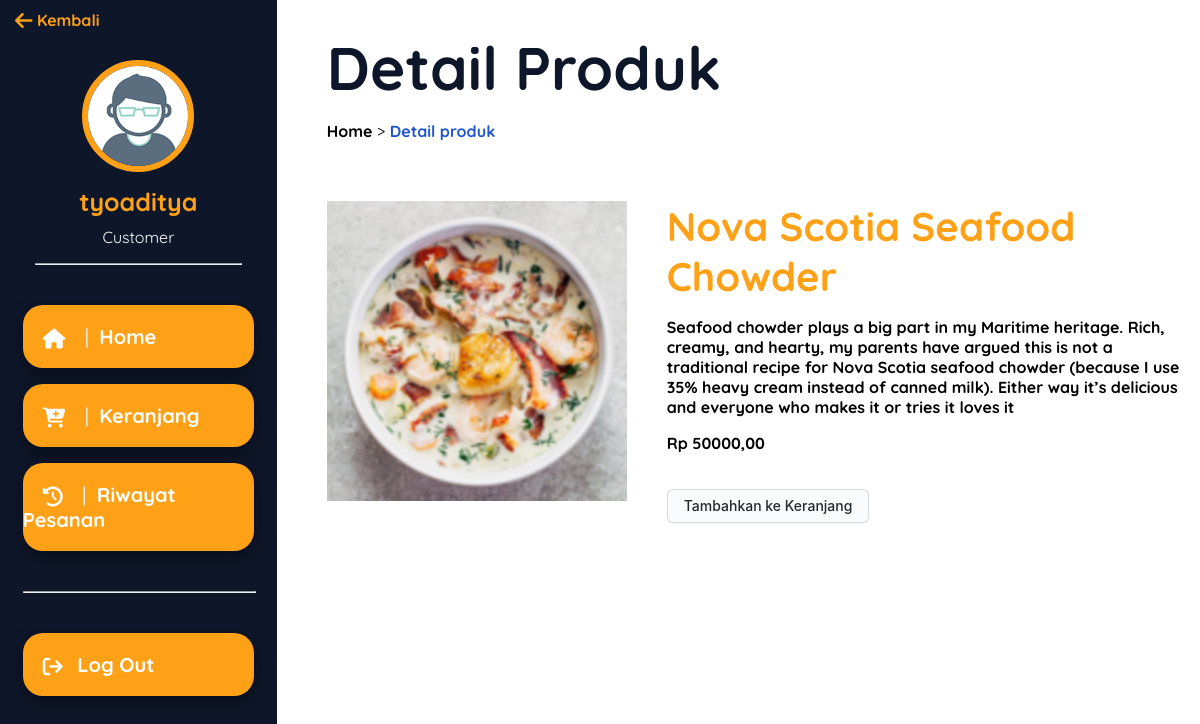
The page /customer/detailProduk.php?idProduk=2 (signed in) on the database its author committed.
### tables this page shows
CREATE TABLE `produk` (
  `idProduk` int(11) NOT NULL,
  `namaProduk` varchar(200) NOT NULL,
  `hargaProduk` int(11) NOT NULL,
  `statusProduk` enum('Tersedia','Habis') NOT NULL,
  `kategoriProduk` enum('Makanan','Minuman') NOT NULL,
  `gambarProduk` varchar(150) NOT NULL,
  `deskripsiProduk` varchar(300) NOT NULL,
  `tglUpload` timestamp NOT NULL DEFAULT current_timestamp()
);

### lib/functions.php (called while the page is built, shortened)
<?php
$conn = mysqli_connect("localhost", "root", "", "uas_pemweb");
function query($query)
{
	global $conn;
	$result = mysqli_query($conn, $query);
	$rows = [];
	while ($row = mysqli_fetch_assoc($result)) {
		$rows[] = $row;
	}
	return $rows;
}

### customer/detailProduk.php (the view, shortened to what this page needs)
<?php
require '../lib/functions.php';
$idProduk = $_GET["idProduk"];
$produk = query("SELECT * FROM produk WHERE idProduk = $idProduk")[0];
?>
<!DOCTYPE html>
<html lang="en">
<head>
    <link rel="stylesheet" href="../css/cust.css">
    <link rel="stylesheet" href="https://cdnjs.cloudflare.com/ajax/libs/font-awesome/6.1.1/css/all.min.css">
</head>
<body>
    <div class="container">
        <aside>
            <div class="customer">
                <a href="customer.php"><i class="fa-solid fa-lg fa-arrow-left"></i> Kembali</a>
            </div>
            <div class="user-info">
                <img src="../img/profile.png" class="profile-picture" width="100px">
                <p id="profile-nama"><?= $_SESSION['username'] ?></p>
                <p id="profile-role"><?= $_SESSION['role'] ?></p>
            </div>
            <hr style="width: 80%;">
            <div class="aside-menu">
                <div class="menu">
                    <i class="fa-solid fa-lg fa-house"></i>
                    <a href="halamanUser.php"><span style=" font-weight: lighter; margin: 0 5px;"> | </span> Home</a>
                </div>
                <div class="menu">
                    <i class="fa-solid fa-lg fa-cart-plus"></i>
                    <a href="keranjang.php?username=<?= $_SESSION['username']; ?>"><span
                            style=" font-weight: lighter; margin: 0 5px;"> | </span> Keranjang</a>
                </div>
                <div class="menu">
                    <i class="fa-solid fa-lg fa-clock-rotate-left"></i>
                    <a href="pesanan.php?username=<?= $_SESSION['username']; ?>"><span
                            style=" font-weight: lighter; margin: 0 5px;"> | </span> Riwayat
                        Pesanan</a>
                </div>
                <hr style="width: 100%; margin: 40px 0;">
                <div class="menu">
                    <i class="fa-solid fa-arrow-right-from-bracket fa-lg"></i>
                    <a href="../lib/logout.php">Log Out</a>
                </div>
            </div>
        </aside>
        <main>
            <h1>Detail Produk</h1>
            <div class="navbar">
                <p>
                    <a href="halamanUser.php">Home</a> > <a href="#" style="color: #2155cd;">Detail produk</a>
                </p>
            </div>
            <section>
                <form action="" method="POST">
                    <div class="detail-produk">
                        <div class="detail-img">
                            <img class="detail-img" src="../img/<?= $produk['gambarProduk']; ?>">
                        </div>
                        <div class="detail-content">
                            <p id="detail-nama"><?= $produk["namaProduk"]; ?></p>
                            <p><?= $produk["deskripsiProduk"]; ?></p>
                            <p id="detail-harga">Rp <?= $produk["hargaProduk"]; ?>,00</p>
                            <button type="submit" class="submit-button" name="submit" style="margin-top: 20px;">
                                Tambahkan ke Keranjang
                            </button>
                        </div>
                    </div>
                </form>
            </section>
        </main>
    </div>
</body>
</html>

### css/cust.css (style rules this page uses)
body { margin: 0; padding: 0; box-sizing: border-box; max-height: 100vh; }
.container { width: 100%; font-family: Quicksand; display: flex; }
main { width: 1200px; box-sizing: border-box; padding: 30px 20px 0 50px; }
main h1 { margin: 0; padding: 0; font-size: 60px; font-weight: bold; color: #0e1629; }
aside { box-sizing: border-box; width: 360px; background-color: #0e1629; padding: 10px; color: white; min-height: 100vh; }
aside i { margin-left: 20px; }
aside .customer { width: fit-content; margin: 0; }
aside .customer i { color: #fea116; margin: 0; }
aside .customer a { margin-left: 5px; color: #fea116; text-decoration: none; font-weight: bold; }
.user-info { text-align: center; }
.user-info img { border-radius: 100%; border: 6px solid #fea116; margin-top: 30px; }
.user-info #profile-nama { margin-top: 10px; font-weight: bold; color: #fea116; font-size: 25px; }
.user-info #profile-role { margin-top: -15px; }
.aside-menu { width: 90%; margin: auto; text-align: left; margin-top: 40px; }
.aside-menu .menu { box-sizing: border-box; width: 100%; padding: 19px 0; background-color: #fea116; margin-bottom: 16px; border-radius: 20px; cursor: pointer; align-items: center; }
.aside-menu .menu a { color: white; font-size: 20px; text-decoration: none; font-weight: bold; margin-left: 10px; }
.menu { width: 18%; margin-right: 19px; box-sizing: border-box; box-shadow: 0 4px 8px 0 rgba(0, 0, 0, 0.2), 0 6px 20px 0 rgba(0, 0, 0, 0.19); padding: 15px 20px; border-radius: 9px; margin-bottom: 20px; position: relative; }
.submit-button { appearance: none; background-color: #fafbfc; border: 1px solid rgba(27, 31, 35, 0.15); border-radius: 6px; box-shadow: rgba(27, 31, 35, 0.04) 0 1px 0, rgba(255, 255, 255, 0.25) 0 1px 0 inset; box-sizing: border-box; color: #24292e; cursor: pointer; display: inline-block; font-family: -apple-system, system-ui, "Segoe UI", Helvetica, Arial, sans-serif, "Apple Color Emoji", "Segoe UI Emoji"; font-size: 14px; font-weight: 500; line-height: 20px; list-style: none; padding: 6px 16px; position: relative; transition: background-color 0.2s cubic-bezier(0.3, 0, 0.5, 1); user-select: none; -webkit-user-select: none; touch-action: manipulation; vertical-align: middle; white-space: nowrap; word-wrap: break-word; }
.submit-button:before { display: none; }
.navbar a { font-weight: bold; color: #000000; text-decoration: none; }
.detail-produk { margin-top: 60px; display: flex; }
.detail-img img { width: 300px; margin: auto; }
.detail-content { margin-left: 40px; padding: 0; font-weight: bold; }
#detail-nama { font-size: 40px; margin: 0; color: #fea116; }

### rows shown on the page
produk: gambarProduk (picture), namaProduk "Nova Scotia Seafood Chowder", deskripsiProduk "Seafood chowder plays a big part in my Maritime heritage. Rich, creamy, and hearty, my parents have argued this is not a traditional recipe for Nova Scotia seafood chowder (because I use 35% heavy cream instead of canned milk). Either way it’s delicious and everyone who makes it or tries it loves it", hargaProduk "50000"

### other values the page prints
$_SESSION['username'] "tyoaditya"
$_SESSION['role'] "Customer"
